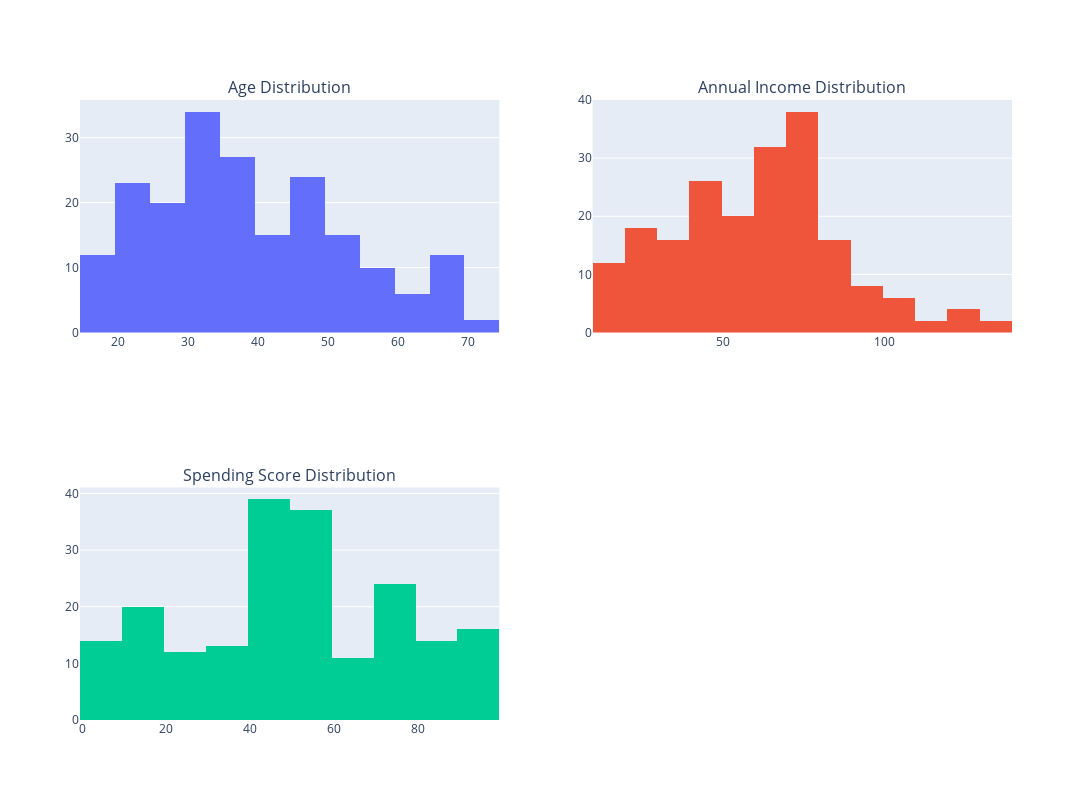

This figure's notebook cell:
### Markdown cell above
### `Insights:`
1. **Age:** The boxplot shows a relatively symmetric distribution with a median around 35-40 years. There are a few mild outliers on the upper end, representing older customers.

2. **Annual Income:** The income distribution is slightly right-skewed with a median around 70k$. There are several high-income outliers, indicating some customers with significantly higher incomes than the majority.

3. **Spending Score:** This feature shows a fairly symmetric distribution with a median around 50. There are no significant outliers, suggesting that spending behaviors are relatively consistent across the customer base.

4. Overall, while there are some mild outliers in age and more pronounced ones in income, they don't appear to be extreme enough to warrant removal. These outliers might represent important customer segments.

### Code cell
# checkking the distribution of the numerical columns

# Create subplots
fig = make_subplots(rows=2, cols=2, subplot_titles=('Age Distribution', 'Annual Income Distribution', 'Spending Score Distribution'))

# Add histogram traces
fig.add_trace(go.Histogram(x=df['Age'], name='Age'), row=1, col=1)
fig.add_trace(go.Histogram(x=df['Annual Income (k$)'], name='Annual Income'), row=1, col=2)
fig.add_trace(go.Histogram(x=df['Spending Score (1-100)'], name='Spending Score'), row=2, col=1)

# Update layout
fig.update_layout(height=800, width=1200, showlegend=False)

# Show the plot
fig.show()

### Figure 1 — Plotly figure (JSON) as saved in the notebook; plotly's stock layout.template omitted (floating-point values rounded to 4 significant figures; data arrays with more than 128 entries replaced by an {"elided": "..."} marker saying what was removed)
{"data": [{"name": "Age", "type": "histogram", "x": {"elided": "200 int values"}, "xaxis": "x", "yaxis": "y"}, {"name": "Annual Income", "type": "histogram", "x": {"elided": "200 int values"}, "xaxis": "x2", "yaxis": "y2"}, {"name": "Spending Score", "type": "histogram", "x": {"elided": "200 int values"}, "xaxis": "x3", "yaxis": "y3"}], "layout": {"annotations": [{"font": {"size": 16}, "showarrow": false, "text": "Age Distribution", "x": 0.225, "xanchor": "center", "xref": "paper", "y": 1, "yanchor": "bottom", "yref": "paper"}, {"font": {"size": 16}, "showarrow": false, "text": "Annual Income Distribution", "x": 0.775, "xanchor": "center", "xref": "paper", "y": 1, "yanchor": "bottom", "yref": "paper"}, {"font": {"size": 16}, "showarrow": false, "text": "Spending Score Distribution", "x": 0.225, "xanchor": "center", "xref": "paper", "y": 0.375, "yanchor": "bottom", "yref": "paper"}], "height": 800, "showlegend": false, "width": 1200, "xaxis": {"anchor": "y", "domain": [0, 0.45]}, "xaxis2": {"anchor": "y2", "domain": [0.55, 1]}, "xaxis3": {"anchor": "y3", "domain": [0, 0.45]}, "xaxis4": {"anchor": "y4", "domain": [0.55, 1]}, "yaxis": {"anchor": "x", "domain": [0.625, 1]}, "yaxis2": {"anchor": "x2", "domain": [0.625, 1]}, "yaxis3": {"anchor": "x3", "domain": [0, 0.375]}, "yaxis4": {"anchor": "x4", "domain": [0, 0.375]}}}
